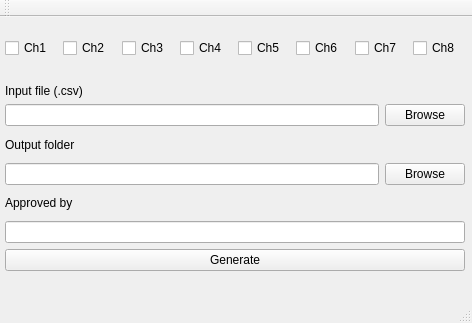
<?xml version="1.0" encoding="UTF-8"?>
<ui version="4.0">
 <class>TestReportGenerator</class>
 <widget class="QMainWindow" name="TestReportGenerator">
  <property name="geometry">
   <rect>
    <x>0</x>
    <y>0</y>
    <width>472</width>
    <height>323</height>
   </rect>
  </property>
  <property name="windowTitle">
   <string>TestReportGenerator</string>
  </property>
  <widget class="QWidget" name="centralWidget">
   <widget class="QWidget" name="verticalLayoutWidget">
    <property name="geometry">
     <rect>
      <x>0</x>
      <y>10</y>
      <width>470</width>
      <height>264</height>
     </rect>
    </property>
    <layout class="QVBoxLayout" name="verticalLayout">
     <property name="leftMargin">
      <number>5</number>
     </property>
     <property name="rightMargin">
      <number>5</number>
     </property>
     <property name="bottomMargin">
      <number>20</number>
     </property>
     <item>
      <layout class="QHBoxLayout" name="horizontalLayout">
       <item>
        <widget class="QCheckBox" name="checkBox1">
         <property name="text">
          <string>Ch1</string>
         </property>
        </widget>
       </item>
       <item>
        <widget class="QCheckBox" name="checkBox2">
         <property name="text">
          <string>Ch2</string>
         </property>
        </widget>
       </item>
       <item>
        <widget class="QCheckBox" name="checkBox3">
         <property name="text">
          <string>Ch3</string>
         </property>
        </widget>
       </item>
       <item>
        <widget class="QCheckBox" name="checkBox4">
         <property name="text">
          <string>Ch4</string>
         </property>
        </widget>
       </item>
       <item>
        <widget class="QCheckBox" name="checkBox5">
         <property name="text">
          <string>Ch5</string>
         </property>
        </widget>
       </item>
       <item>
        <widget class="QCheckBox" name="checkBox6">
         <property name="text">
          <string>Ch6</string>
         </property>
        </widget>
       </item>
       <item>
        <widget class="QCheckBox" name="checkBox7">
         <property name="text">
          <string>Ch7</string>
         </property>
        </widget>
       </item>
       <item>
        <widget class="QCheckBox" name="checkBox8">
         <property name="text">
          <string>Ch8</string>
         </property>
        </widget>
       </item>
      </layout>
     </item>
     <item>
      <layout class="QVBoxLayout" name="verticalLayout_2">
       <property name="topMargin">
        <number>20</number>
       </property>
       <item>
        <widget class="QLabel" name="label">
         <property name="text">
          <string>Input file (.csv)</string>
         </property>
        </widget>
       </item>
       <item>
        <layout class="QHBoxLayout" name="horizontalLayout_2">
         <item>
          <widget class="QLineEdit" name="inputFileFIeld"/>
         </item>
         <item>
          <widget class="QPushButton" name="BrowseCSV">
           <property name="text">
            <string>Browse</string>
           </property>
          </widget>
         </item>
        </layout>
       </item>
      </layout>
     </item>
     <item>
      <widget class="QLabel" name="label_2">
       <property name="text">
        <string>Output folder</string>
       </property>
      </widget>
     </item>
     <item>
      <layout class="QHBoxLayout" name="horizontalLayout_3">
       <item>
        <widget class="QLineEdit" name="OutputFileField"/>
       </item>
       <item>
        <widget class="QPushButton" name="BrowseOutput">
         <property name="text">
          <string>Browse</string>
         </property>
        </widget>
       </item>
      </layout>
     </item>
     <item>
      <widget class="QLabel" name="label_3">
       <property name="text">
        <string>Approved by</string>
       </property>
      </widget>
     </item>
     <item>
      <widget class="QLineEdit" name="approveBy"/>
     </item>
     <item>
      <widget class="QPushButton" name="Generate">
       <property name="text">
        <string>Generate</string>
       </property>
      </widget>
     </item>
    </layout>
   </widget>
  </widget>
  <widget class="QMenuBar" name="menuBar">
   <property name="geometry">
    <rect>
     <x>0</x>
     <y>0</y>
     <width>472</width>
     <height>22</height>
    </rect>
   </property>
  </widget>
  <widget class="QToolBar" name="mainToolBar">
   <attribute name="toolBarArea">
    <enum>TopToolBarArea</enum>
   </attribute>
   <attribute name="toolBarBreak">
    <bool>false</bool>
   </attribute>
  </widget>
  <widget class="QStatusBar" name="statusBar"/>
 </widget>
 <layoutdefault spacing="6" margin="11"/>
 <resources/>
 <connections/>
</ui>
